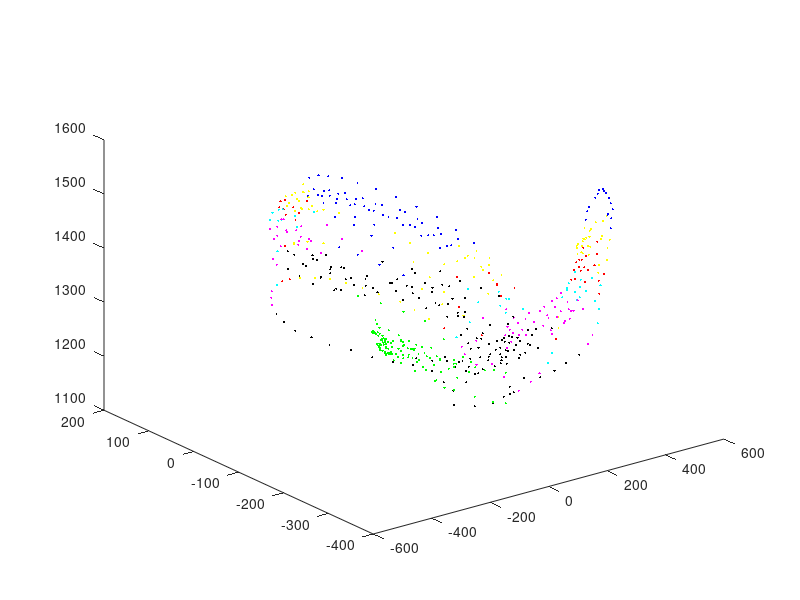
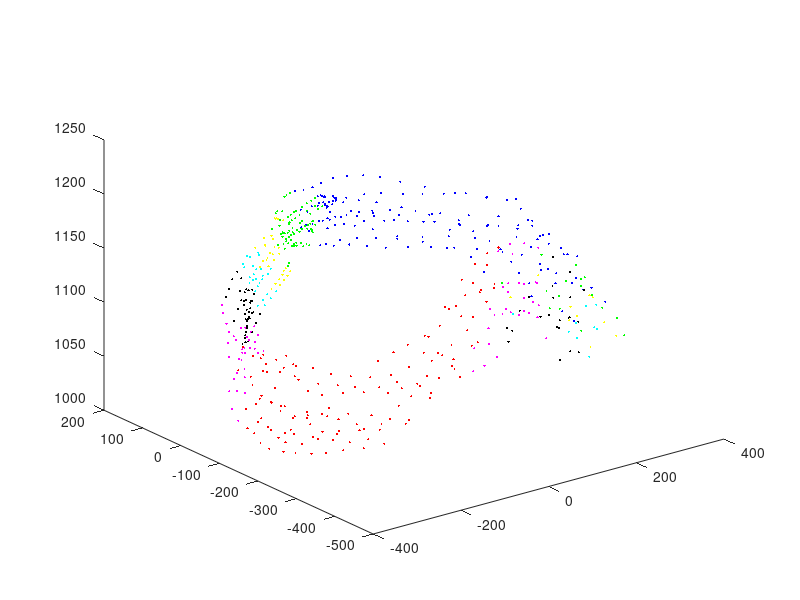
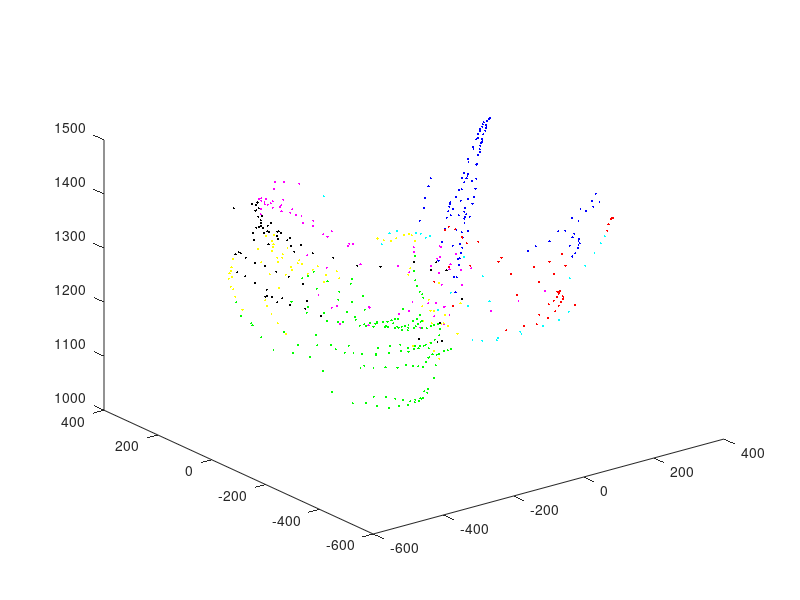

Write the MATLAB code that produced these figures, in order.
k = 7;
v = [0.08,0.05,0.02];
gesture = cell(1,3);
plot_color = cell(1,7);
plot_color{1} = '.b';
plot_color{2} = '.k';
plot_color{3} = '.r';
plot_color{4} = '.g';
plot_color{5} = '.m';
plot_color{6} = '.y';
plot_color{7} = '.c';
load gesture_dataset;
gl = permute(gesture_l,[1,3,2]);
go = permute(gesture_o,[1,3,2]);
gx = permute(gesture_x,[1,3,2]);
gesture{1} = gl(:,:,1);
gesture{2} = go(:,:,1);
gesture{3} = gx(:,:,1);
for i = 2:10
    gesture{1} = vertcat(gesture{1},gl(:,:,i));
    gesture{2} = vertcat(gesture{2},go(:,:,i));
    gesture{3} = vertcat(gesture{3},gx(:,:,i));
end
m = size(gesture{1},1);
Afterdata = cell(3,2);
%% cluster for l
Center = zeros(k,3);
label = ones(m,1);
distortion = zeros(k,1);
Center(1,:) = mean(gesture{1},1);
distortion(1,1) = sum(sum((bsxfun(@minus,gesture{1}(label == 1,:),Center(1,:))).^2,2));
for i = 1:k-1
    [~,pin] = max(distortion);
    pin = min(pin);
    n = size(label(label == pin),1);
    d = zeros(n,2);
    d(:,1) = sqrt(sum((bsxfun(@minus,gesture{1}(label == pin,:),(Center(pin,:) + v)).^2),2));
    d(:,2) = sqrt(sum((bsxfun(@minus,gesture{1}(label == pin,:),(Center(pin,:) - v)).^2),2));
    index = find(label == pin);
    labell = label(index);
    labell(d(:,1) >= d(:,2),1) = i+1;
    label(index) = labell;
    Center(pin,:) = mean((gesture{1}(label == pin,:)),1);
    Center(i+1,:) = mean((gesture{1}(label == i+1,:)),1);
    distortion(i+1,1) = sum(sum((bsxfun(@minus,gesture{1}(label == i+1,:),Center(i+1,:))).^2,2));
    distortion(pin,1) = sum(sum((bsxfun(@minus,gesture{1}(label == pin,:),Center(pin,:))).^2,2));
end
Afterdata{1,1} = label;
Afterdata{1,2} = Center;
figure(1);
for i = 1:k
    plot3(gesture{1}(label == i,1),gesture{1}(label == i,2),gesture{1}(label == i,3),plot_color{i},'markersize',5);
    hold on;
end
%% cluster for o
Center = zeros(k,3);
label = ones(m,1);
distortion = zeros(k,1);
Center(1,:) = mean(gesture{2},1);
distortion(1,1) = sum(sum((bsxfun(@minus,gesture{2}(label == 1,:),Center(1,:))).^2,2));
for i = 1:k-1
    [~,pin] = max(distortion);
    pin = min(pin);
    n = size(label(label == pin),1);
    d = zeros(n,2);
    d(:,1) = sqrt(sum((bsxfun(@minus,gesture{2}(label == pin,:),(Center(pin,:) + v)).^2),2));
    d(:,2) = sqrt(sum((bsxfun(@minus,gesture{2}(label == pin,:),(Center(pin,:) - v)).^2),2));
    index = find(label == pin);
    labell = label(index);
    labell(d(:,1) >= d(:,2),1) = i+1;
    label(index) = labell;
    Center(pin,:) = mean((gesture{2}(label == pin,:)),1);
    Center(i+1,:) = mean((gesture{2}(label == i+1,:)),1);
    distortion(i+1,1) = sum(sum((bsxfun(@minus,gesture{2}(label == i+1,:),Center(i+1,:))).^2,2));
    distortion(pin,1) = sum(sum((bsxfun(@minus,gesture{2}(label == pin,:),Center(pin,:))).^2,2));
end
Afterdata{2,1} = label;
Afterdata{2,2} = Center;
figure(2);
for i = 1:k
    plot3(gesture{2}(label == i,1),gesture{2}(label == i,2),gesture{2}(label == i,3),plot_color{i},'markersize',5);
    hold on;
end
%% cluster for x
Center = zeros(k,3);
label = ones(m,1);
distortion = zeros(k,1);
Center(1,:) = mean(gesture{3},1);
distortion(1,1) = sum(sum((bsxfun(@minus,gesture{3}(label == 1,:),Center(1,:))).^2,2));
for i = 1:k-1
    [~,pin] = max(distortion);
    pin = min(pin);
    n = size(label(label == pin),1);
    d = zeros(n,2);
    d(:,1) = sqrt(sum((bsxfun(@minus,gesture{3}(label == pin,:),(Center(pin,:) + v)).^2),2));
    d(:,2) = sqrt(sum((bsxfun(@minus,gesture{3}(label == pin,:),(Center(pin,:) - v)).^2),2));
    index = find(label == pin);
    labell = label(index);
    labell(d(:,1) >= d(:,2),1) = i+1;
    label(index) = labell;
    Center(pin,:) = mean((gesture{3}(label == pin,:)),1);
    Center(i+1,:) = mean((gesture{3}(label == i+1,:)),1);
    distortion(i+1,1) = sum(sum((bsxfun(@minus,gesture{3}(label == i+1,:),Center(i+1,:))).^2,2));
    distortion(pin,1) = sum(sum((bsxfun(@minus,gesture{3}(label == pin,:),Center(pin,:))).^2,2));
end
Afterdata{3,1} = label;
Afterdata{3,2} = Center;
figure(3);
for i = 1:k
    plot3(gesture{3}(label == i,1),gesture{3}(label == i,2),gesture{3}(label == i,3),plot_color{i},'markersize',5);
    hold on;
end

    

